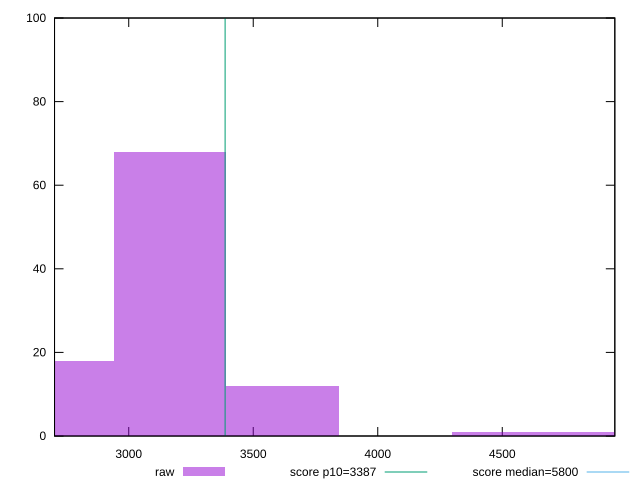

The gnuplot source for this figure:
reset

$raw <<EOF
4974.590196875463 1
4522.35472443224 1
3165.6483071025677 68
2713.412834659344 18
3617.8837795457916 12
EOF

set key outside below
set boxwidth 452.23547244322395
set xrange [2702.0281316606333:4952.002311760348]
set yrange [0:100]
set trange [0:100]
set style fill transparent solid 0.5 noborder

set parametric
set terminal svg size 640, 490 enhanced background rgb 'white'
set output "reports/report_00032_2021-02-25T10-28-15.087Z/speed-index/samples/music/raw/histogram.svg"

plot $raw title "raw" with boxes, \
     3387,t title "score p10=3387", \
     5800,t title "score median=5800"

reset
